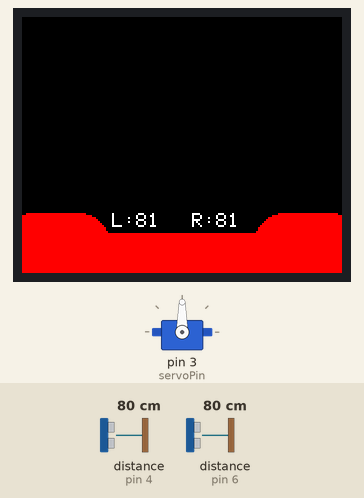
A sketch run on a simulated Arduino Uno, built with avr-gcc and run on an emulated ATmega328P. On the bench: servo, 160×128 colour display. The inputs (shaded band) are chosen by the test bench; at power-on: distance to the obstacle (sensors on pin 4, pin 6) 80 cm. The echo pulse lasts 58.3 µs per cm; what the sketch prints to the serial monitor is not drawn.

Above: at 1.2 s.
1.3 s: distance to the obstacle (sensor on pin 4) set to 4 cm
At 1.85 s:
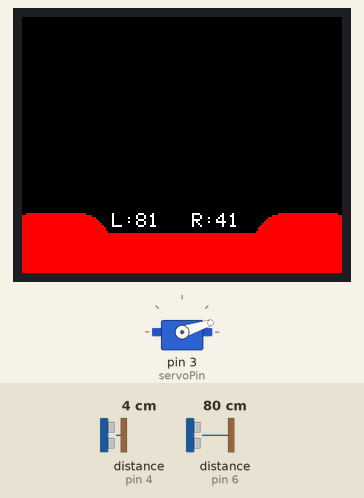
3.1 s: distance to the obstacle (sensor on pin 6) set to 2 cm
At 3.88 s:
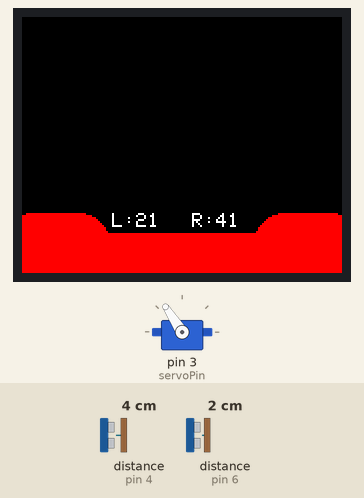
5.5 s: distance to the obstacle (sensor on pin 6) set to 4 cm
At 5.93 s:
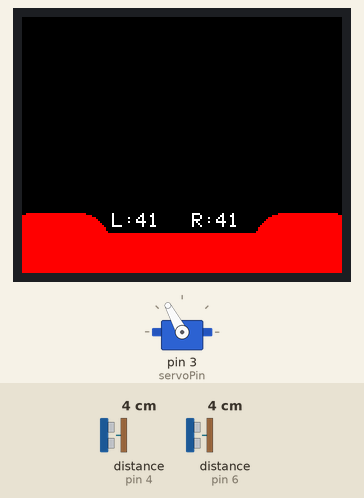
7.7 s: distance to the obstacle (sensor on pin 4) set to 2 cm
At 8.49 s:
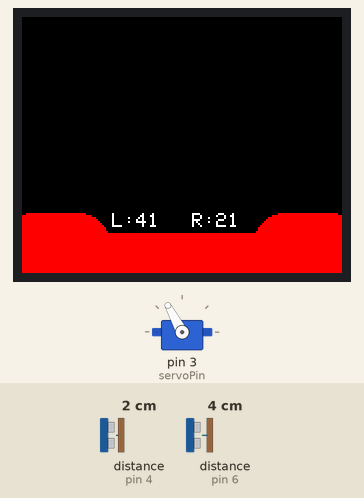
9.4 s: distance to the obstacle (sensor on pin 4) set to 9 cm
At 9.77 s:
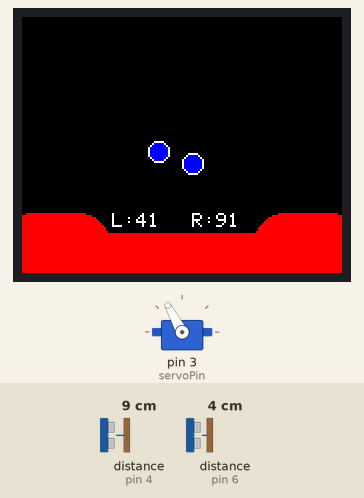
11.1 s: distance to the obstacle (sensor on pin 6) set to 18 cm
At 11.32 s:
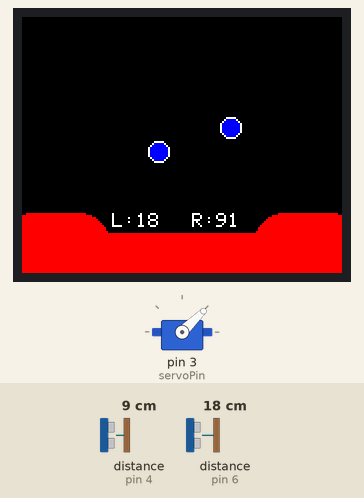
Timing chart, 0 to 14.1 s (numbered marks = the images above; inputs shaded):
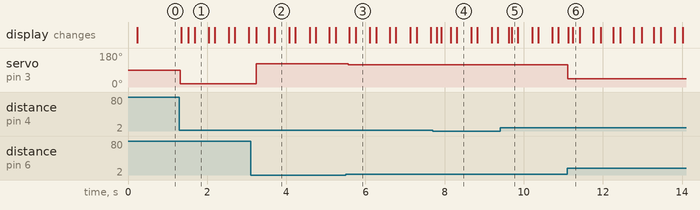

The sketch:

_5_3_ranging_for_gun_turrent.ino
```cpp
/*
  2.2
ranging for motion sensor with alarm led and servo sweep if object is too close

created on 21-09-21
by benjamin gibbs

22-09-21 updated by Benjamin Gibbs
updating code to remove delay() and replace with timer
code doesnt work correctly. servo does a half sweep then i think it tries to run too often

23-09-21 updated by Benjamin Gibbs
updating to use noDelay library for sections where a delay is needed but the rest of the program can run
change the coding for how the servo moves as previous for loops caused problems.
commented out serial outputs

26-09-21 updated by Benjamin Gibbs
added second ultrasonic. roughly positioned at 45 degrees to each other
edited to use nodelay for ping delay
edited to use nodelay for led blink
updated increment from 1 to 3 as it was moving slowly
last update trying to get ranging working unsuccesfully
takes which ever sensor has lowest figure then maps result to servo position

28-9-21 Benjamin Gibbs
v4.0
Adding use of NewPing libary as it allows better ranging
cover trigger on right sensor so it detects ping from left sensor
remove all related to previous sonar including no delay
Update getSonar to use newping

adding a maths section for calculating angles

29-9-21 Benjamin Gibbs
v4.2
improved maths section
added if/else if to main loop to try to stop each side trying to move servo at same time
split in to left and right sections. I think it would be better with a third center section
to remove the blind spots

30-9-21 Benjamin Gibbs
v4.3
RIGHT FUNCTIOMS FOR TARGING AND MATHS added
last version for now. Needs a complete rewrite really

15-10-2021 Benjamin Gibbs
adding code for tftscreen to display informatiom

18-10-2021 Benjamin Gibbs
displays both sensors on screen correctly

20-10-2021 Benjamin Gibbs
v5.2
done -change targeting function to inckude a bool showing side like screen display does
done - instead of refreshing whole screen, print rectangle over top part
done - moved sonar and range checks from loop to own functions

21-10-2021 Benjamin Gibbs
Adding blue rectangle to bottom of the screen
changed whole screen so connections on right and 0,0 is top left corner
*/
#include <Servo.h>
#include <NewPing.h>
#include <NoDelay.h>
#include <SPI.h>
#include <TFT.h>
#define trigPin 7 // define right TrigPin
#define echoPin 6 // define EchoPin.
#define trigPin2 5 // define left TrigPin
#define echoPin2 4 // define EchoPin.
#define servoPin 3
#define MAX_DISTANCE 200 // Maximum sensor distance is rated at 400-500cm.
#define cs 10
#define dc 9
#define rst 8
Servo myservo; //create servo object
//create noDelay objects
noDelay sweepTimer(15);
noDelay ledWait(5);
noDelay sonarEvent(200); //time delay between pings
noDelay displayWait(500); //delay between showing blips on screen
noDelay blipRemoveWait(150); //delay for wiping blips from screen
//create NewPing objects
NewPing leftSonar(trigPin, echoPin, MAX_DISTANCE);
NewPing rightSonar(trigPin2, echoPin2, MAX_DISTANCE);
//set distance range for beginning and ending servo sweep
const uint8_t sweepRangeMax = 60;
const uint8_t sweepRangeMin = 12; //set this to close to base and where ultrasonics output stops crossing

uint8_t pos; // used for servo positioning.Keep global to remember previous position
uint8_t increment = 3; //amount to increase servo position by
//used for storing echo results
uint8_t leftResult;
uint8_t rightResult;
//used for trigomentary later
const float baseWidth = 22; //distance from servo to servo
const float baseAngle = 52; //angle of ulltrasonic sensors
const float decToRad = 57.2958; // used for degree to radian conversion and vice versa
//set up display
TFT display = TFT(cs, dc, rst);
uint16_t displayXstart = 80;
uint16_t displayYstart = 78;
uint16_t displayWidth = 160;
uint16_t displayHeight = 128;

void setup() {
	// set pin modes for ultrasonics
	pinMode(trigPin,OUTPUT);
	pinMode(echoPin,INPUT);
	pinMode(trigPin2,OUTPUT);
	pinMode(echoPin2,INPUT);
	Serial.begin(9600);    // Open serial monitor at 9600 baud to see ping results.
	myservo.attach(servoPin); //connect servo to pin
	// initialise screen
	display.begin();
	display.background(0, 0, 0);
}

void loop() {
displayFirstRun();
checkSonar();
checkRanges();

if (displayWait.update() == true){
		displayBlip(leftResult, true);
		displayBlip(rightResult, false);
		displayWait.start();
		blipRemoveWait.start();
}
if (blipRemoveWait.update() == true){
		display.fillRect(0, 0, displayWidth, 98, 0);
//		display.fillScreen(0);
	}
}
void displayFirstRun(){
	display.setCursor(48, 98);
	display.setTextColor(65535, 0);
	display.fillRoundRect(-10, 98, 54, 128, 15, 63488);
	display.fillRoundRect(116, 98, 54, 128, 15, 63488);
	display.fillRect(0, 108, 160, 128, 63488);
	display.setCursor(85, 98);
	display.print("R:");
	display.print(rightResult);
	display.setCursor(45, 98);
	display.print("L:");
	display.print(leftResult);

}

void checkSonar(){
if (sonarEvent.update() == true){ //uses nodelay update to check if pingwait time amount has passed. returns true if it has
	getSonar();
//output results to serial
	Serial.print(" leftPing: ");
	Serial.println(leftResult);
	Serial.print(" rightPing: ");
	Serial.println(rightResult);
	sonarEvent.start(); //resets nodelay timer object
  }
}
//gets distances from ultrasonic sensors
void getSonar() {
	leftResult = leftSonar.ping_cm();
	rightResult = rightSonar.ping_cm();
}
// check if physical object is close enough to trigger sweep or targeting
void checkRanges(){
if (leftResult < sweepRangeMax && leftResult > sweepRangeMin){
	sweep();
   }
else if (rightResult < sweepRangeMax && rightResult > sweepRangeMin){
	sweep();
   }
if (leftResult <= sweepRangeMin && leftResult >= 1){
	targeting(true);
	}
else if (rightResult <= sweepRangeMin && rightResult >= 1){
	targeting(false);
	}
}
//sweeps servo backwards and forwards
void sweep() {
//	Serial.println("sweep start");
if (sweepTimer.update() == true){ //uses nodelay update to check if sweep1 time amount has passed. returns true if it has
	sweepTimer.start(); //reset nodelay timer object
	pos += increment; //position of servo = increment variable
	myservo.write(pos); //move servo to position
	}
if ((pos >= 180 )|| (pos <= 0)){ //if servo at end of range then change direction
	increment = -increment;
	}
}
//positions servo based on doMaths result
void targeting(bool left) {
	uint8_t targetPos;
	if (left == true){
		targetPos = doMathsFromLeft(baseAngle, leftResult, baseWidth);
	}
	else if (left == false){
		targetPos = doMathsFromRight(baseAngle, rightResult, baseWidth);
	}
	myservo.write(targetPos);
	//makes it smoother when it goes back to sweeping
	pos = targetPos;
   sweepTimer.start();
}
void displayBlip(int a, bool left){
if (a < sweepRangeMax){
	uint8_t x;
	uint8_t y;
	display.fill(0, 0, 255);
	if (left == true){
		uint8_t x = map(a, 0, sweepRangeMax, displayXstart, displayWidth);
		uint8_t y = map(a, 0, sweepRangeMax, displayYstart, 0);
		display.circle(x, y, 5);
	}
	else if (left == false) {
		uint8_t x = map(a, 0, sweepRangeMax, displayXstart, 0);
		uint8_t y = map(a, 0, sweepRangeMax, displayYstart, 0);
		display.circle(x, y, 5);
	}
		}
}
// I just copied this from a maths webpage so dont understand it but it works out where to put the servo
float doMathsFromLeft(float A, float b, float c){
	float B;
	float a;
	float C;
   float degrees;
	float angle;
	A = A / decToRad;
   a = ((sq(b) + sq(c)) - ((2 * b * c) * cos(A)));
	a = sqrt(a);
	B = ((sin(A) * b )/ a);
	B = sin(B);
	degrees = B * decToRad;
	angle = (180 - degrees) - (A * decToRad);
	return angle;
}
float doMathsFromRight(float B, float a, float c){
	float A;
	float b;
	float C;
   float degrees;
	float angle;
	B = B / decToRad;
   b = ((sq(a) + sq(c)) - ((2 * a * c) * cos(B)));
	b = sqrt(b);
	A = ((sin(B) * a )/ b);
	A = sin(A);
	degrees = A * decToRad;
	angle = degrees + (A * decToRad);
	return angle;
}
```

Measured:
- after the input at 1.3 s, servo on pin 3 (servoPin): 90° → 18° at once; the display: changes at once (image 1)
- after the input at 3.1 s, servo on pin 3 (servoPin): 18° → 123° after 0.15 s; the display: changes after 0.15 s (image 2)
- after the input at 5.5 s, servo on pin 3 (servoPin): 123° → 118° after 0.06 s; the display: first changes after 0.10 s (image 3 shows a later state)
- after the input at 7.7 s, the display: first differs from a run without the input after 0.21 s (image 4)
- after the input at 9.4 s, the display: first changes after 0.22 s (image 5 shows a later state)
- after the input at 11.1 s, servo on pin 3 (servoPin): 118° → 44° at once; the display: first changes at once (image 6 shows a later state)
